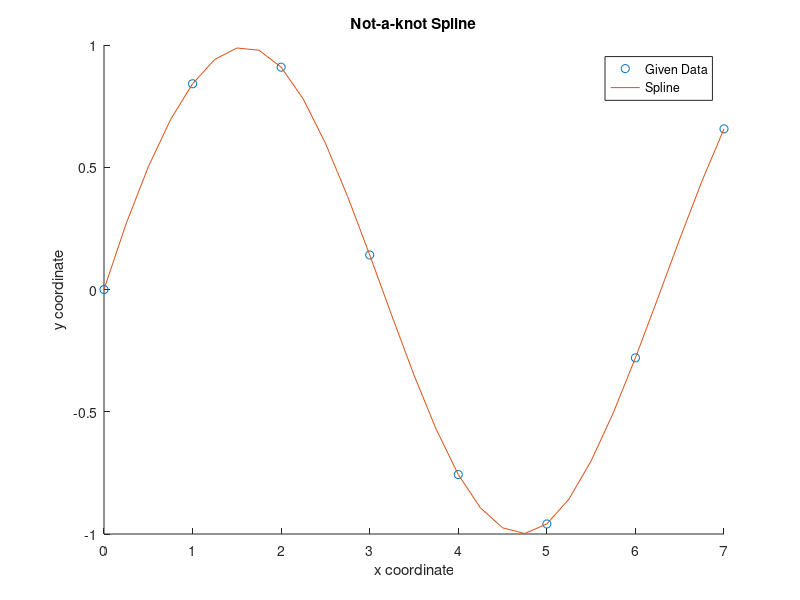

MATLAB code for this plot:
clear;
close all;
format long;
% determine data points
X = 0 : 7;
Y = sin(X);

n = length(X);

A = zeros(n);
b = zeros(n, 1);
% s for coefficients
s = zeros(n - 1);

% spacing between the points
h = X(2 : n) - X(1 : n - 1);
% slope
d = (Y(2 : n) - Y(1 : n - 1))./h;

% for natural spline, second derivatives are zero at endpoints
% A(1, 1) = 1;
% A(n, n) = 1;

% for not-a-knot spline, second derivatives are zero at endpoints
A(1, 1) = h(2);
A(1, 2) = - (h(1) + h(2));
A(1, 3) = h(1);
A(n, n - 2) = h(n - 1);
A(n, n - 1) = - (h(n - 2) + h(n - 1));
A(n, n) = h(1);

% set up the equations for the second derivatives, m(i)
for i = 2 : n - 1
    A(i, i - 1) = h(i - 1);
    A(i, i) = 2 * (h(i - 1) + h(i));
    A(i, i + 1) = h(i);
    b(i) = 6 * (d(i) - d(i - 1));
end

% second derivatives
m = A\b;

% solve for coefficients of splines
% # of cubic splines = # of points - 1
for i = 1 : n - 1
    s(i, 1) = Y(i);
    s(i, 2) = d(i) - h(i) / 6 * (2 * m(i) + m(i + 1));
    s(i, 3) = m(i) / 2;
    s(i, 4) = (m(i + 1) - m(i)) / (6 * h(i));
end


%-------------------- Plot the figure --------------------%
hold on;

% Plot data points
plot(X, Y, 'o');

% Plot the estimated line
x_tmp = [];
y_tmp = [];

for i = 1 : n - 1
    x = X(i) : 0.25 : X(i + 1);
    y = @(x, i) s(i, 1) + s(i, 2) * (x - X(i)) + s(i, 3) * (x - X(i)).^ 2 + s(i, 4) * (x - X(i)).^ 3;
    x_tmp = [x_tmp x];
    y_tmp = [y_tmp y(x, i)];
end

plot(x_tmp, y_tmp);

% Config of figure
title('Not-a-knot Spline');
xlabel('x coordinate')
ylabel('y coordinate')
legend('Given Data', 'Spline', 'location', 'best');